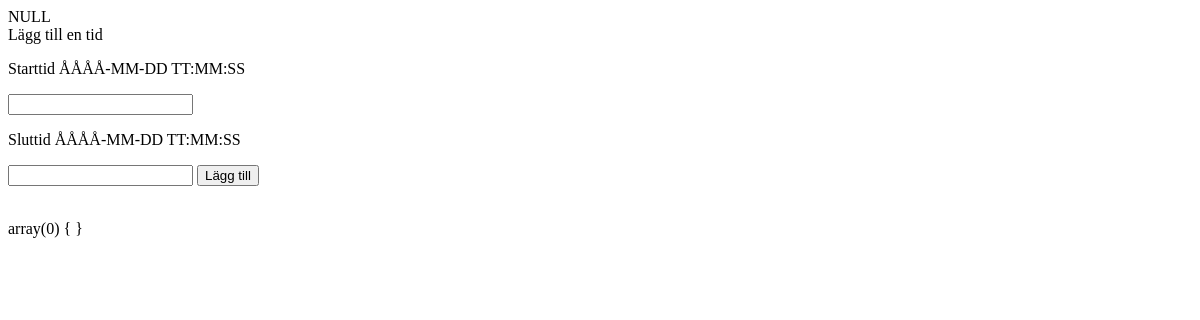
Page /tider.php on the earlier database version.
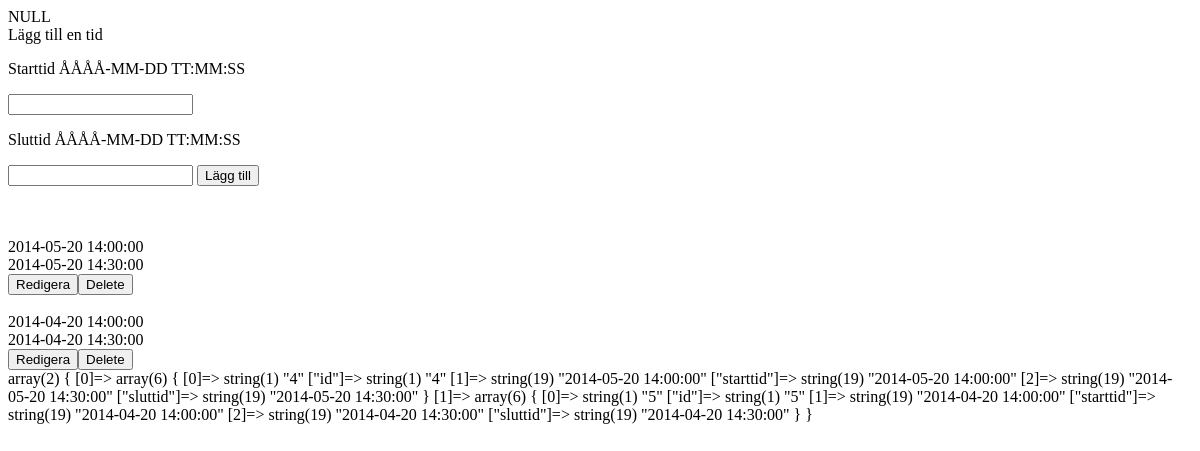
Same page on the later database version.
### tables this page shows
CREATE TABLE IF NOT EXISTS `tider` (
`id` int(11) NOT NULL,
  `starttid` datetime NOT NULL,
  `sluttid` datetime NOT NULL
);

### tider.php (the view, shortened to what this page needs)
<?php
$dbh = new PDO('mysql:dbname=' . DB_NAME . ';host=' . DB_SERVER . ';charset=utf8', DB_USER, DB_PASSWORD);
var_dump($sql);
?>
<!DOCTYPE html>
<html>
    <head>
    </head>
    <body>
        <form method = 'POST'>
            Lägg till en tid
            <p>Starttid ÅÅÅÅ-MM-DD TT:MM:SS</p> <input type = 'text' name = 'start' required>
            <p>Sluttid ÅÅÅÅ-MM-DD TT:MM:SS</p> <input type = 'text' name = 'slut' required>
            <input type = 'submit' value = 'Lägg till'>
        </form>
        <form method = 'POST'>
            <br>
            <?php
            $sql = "SELECT * FROM tider";
            $stmt = $dbh->prepare($sql);
            $stmt->execute();
            $tider = $stmt->fetchAll();
            foreach ($tider as $tid) {
                echo "<br>";
                echo $tid["starttid"];
                echo "<br>";
                echo $tid ["sluttid"];
                echo "<br>";
                echo "<input type = 'submit' value = 'Redigera'>";
                echo "<input type = 'submit' value = 'Delete'>";
                echo "<br>";
            }
            var_dump($tider);
            ?>
        </form>
    </body>
</html>

Differences in the rows shown:
added tider: starttid "2014-05-20 14:00:00", sluttid "2014-05-20 14:30:00"
added tider: starttid "2014-04-20 14:00:00", sluttid "2014-04-20 14:30:00"
Other differences:
text no longer shown: "array(0) { }"
text now shown: "array(2) { [0]=> array(6) { [0]=> string(1) \"4\" [\"id\"]=> string(1) \"4\" [1]=> string(19) \"2014-05-20 14:00:00\" [\"starttid\"]=> string(19) \"2014-05-20 14:00:00\" [2]=> string(19) \"2014-05-20 14:30:00\" [\"sluttid\"]=> string(19) \"2014-05-20 14:30:00\" } [1]=> array(6) { [0]=> string(1) \"5\" [\"id\"]=> string(1) \"5\" [1]=> string(19) \"2014-04-20 14:00:00\" [\"starttid\"]=> string(19) \"2014-04-20 14:00:00\" [2]=> string(19) \"2014-04-20 14:30:00\" [\"sluttid\"]=> string(19) \"2014-04-20 14:30:00\" } }"
